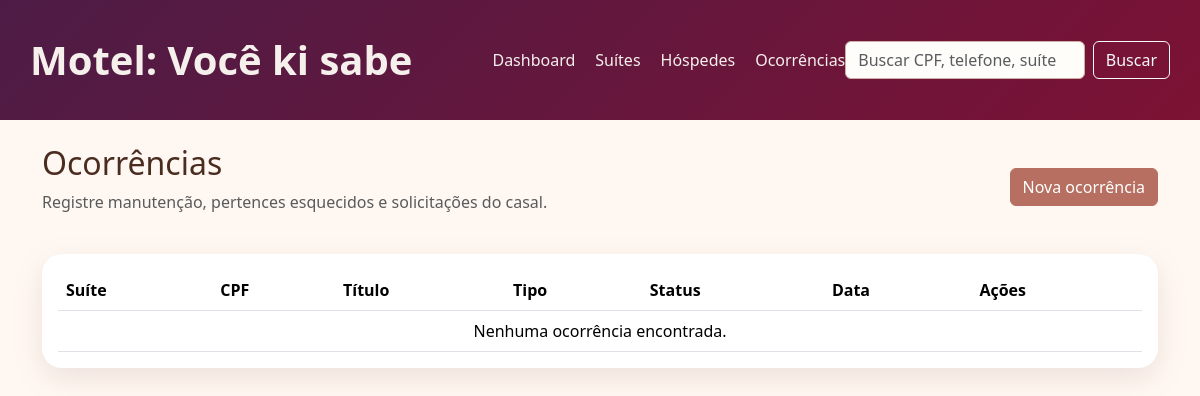
Page /index.php?page=ocorrencias on the earlier database version.
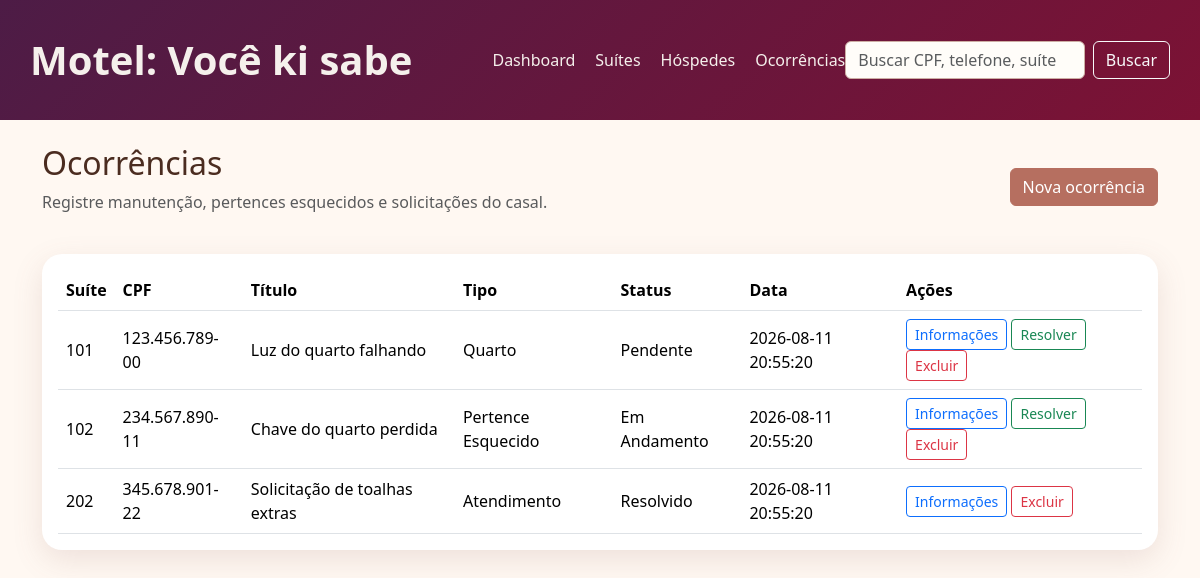
Same page on the later database version.
### tables this page shows
CREATE TABLE IF NOT EXISTS ocorrencias (
    id INT AUTO_INCREMENT PRIMARY KEY,
    apartamento_id INT NOT NULL,
    morador_id INT NULL,
    titulo VARCHAR(120) NOT NULL,
    descricao TEXT NOT NULL,
    tipo_ocorrencia ENUM('Quarto', 'Pertence Esquecido', 'Atendimento', 'Outros') DEFAULT 'Quarto',
    status ENUM('Pendente', 'Em Andamento', 'Resolvido') DEFAULT 'Pendente',
    data_registro DATETIME DEFAULT CURRENT_TIMESTAMP,
    CONSTRAINT fk_ocorrencia_apartamento
        FOREIGN KEY (apartamento_id)
        REFERENCES apartamentos(id)
        ON DELETE CASCADE
        ON UPDATE CASCADE,
    CONSTRAINT fk_ocorrencia_morador
        FOREIGN KEY (morador_id)
        REFERENCES moradores(id)
        ON DELETE SET NULL
        ON UPDATE CASCADE
);

CREATE TABLE IF NOT EXISTS apartamentos (
    id INT AUTO_INCREMENT PRIMARY KEY,
    numero VARCHAR(10) NOT NULL,
    bloco_andar VARCHAR(30) NOT NULL,
    categoria VARCHAR(50) DEFAULT 'Suíte Romântica',
    limite_hospedes INT NOT NULL DEFAULT 2,
    status ENUM('Disponivel', 'Ocupado') DEFAULT 'Disponivel',
    created_at TIMESTAMP DEFAULT CURRENT_TIMESTAMP
);

CREATE TABLE IF NOT EXISTS moradores (
    id INT AUTO_INCREMENT PRIMARY KEY,
    apartamento_id INT NOT NULL,
    cpf VARCHAR(14) NOT NULL,
    telefone VARCHAR(20) NOT NULL,
    created_at TIMESTAMP DEFAULT CURRENT_TIMESTAMP,
    CONSTRAINT fk_morador_apartamento
        FOREIGN KEY (apartamento_id)
        REFERENCES apartamentos(id)
        ON DELETE RESTRICT
        ON UPDATE CASCADE
);

### controllers/OcorrenciaController.php (called while the page is built, shortened)
<?php
require_once __DIR__ . '/../models/Ocorrencia.php';
class OcorrenciaController
{
    private Ocorrencia $model;
    public function __construct()
    {
        $this->model = new Ocorrencia();
    }
    public function index(): void
    {
        $ocorrencias = $this->model->all();
        require __DIR__ . '/../views/ocorrencias/index.php';
    }
}

### index.php (called while the page is built, shortened)
<?php
require_once __DIR__ . '/config/database.php';
require_once __DIR__ . '/models/Ocorrencia.php';
require_once __DIR__ . '/controllers/OcorrenciaController.php';
require_once __DIR__ . '/controllers/BuscaController.php';
$page = $_GET['page'] ?? 'dashboard';
$action = $_GET['action'] ?? 'index';
switch ($page) {
    case 'ocorrencias':
        $controller = new OcorrenciaController();
        break;
}
$method = $action;
$controller->{$method}();

### config/database.php (called while the page is built)
<?php
class Database
{
    private static ?PDO $connection = null;
    public static function connect(): PDO
    {
        if (self::$connection === null) {
            $host = '127.0.0.1';
            $db = 'db_suite_romantica';
            $user = 'root';
            $pass = '';
            $charset = 'utf8mb4';
            $dsn = "mysql:host={$host};dbname={$db};charset={$charset}";
            $options = [
                PDO::ATTR_ERRMODE => PDO::ERRMODE_EXCEPTION,
                PDO::ATTR_DEFAULT_FETCH_MODE => PDO::FETCH_ASSOC,
                PDO::ATTR_EMULATE_PREPARES => false,
            ];
            self::$connection = new PDO($dsn, $user, $pass, $options);
        }
        return self::$connection;
    }
}

### models/BaseModel.php (called while the page is built, shortened)
<?php
require_once __DIR__ . '/../config/database.php';
class BaseModel
{
    public function __construct()
    {
        $this->db = Database::connect();
    }
}

### models/Ocorrencia.php (called while the page is built, shortened)
<?php
require_once __DIR__ . '/BaseModel.php';
class Ocorrencia extends BaseModel
{
    public function all(): array
    {
        $sql = 'SELECT o.*, a.numero AS apartamento_numero, m.cpf AS morador_cpf FROM ocorrencias o JOIN apartamentos a ON o.apartamento_id = a.id LEFT JOIN moradores m ON o.morador_id = m.id ORDER BY o.data_registro DESC';
        $stmt = $this->db->query($sql);
        return $stmt->fetchAll();
    }
}

### views/ocorrencias/index.php (the view)
<?php require __DIR__ . '/../layout/header.php'; ?>
<div class="d-flex justify-content-between align-items-center mb-4">
    <div>
        <h2>Ocorrências</h2>
        <p class="text-muted">Registre manutenção, pertences esquecidos e solicitações do casal.</p>
    </div>
    <a href="index.php?page=ocorrencias&action=create" class="btn btn-primary">Nova ocorrência</a>
</div>
<div class="card p-3">
    <div class="table-responsive">
        <table class="table table-hover align-middle mb-0">
            <thead>
                <tr>
                    <th>Suíte</th>
                    <th>CPF</th>
                    <th>Título</th>
                    <th>Tipo</th>
                    <th>Status</th>
                    <th>Data</th>
                    <th>Ações</th>
                </tr>
            </thead>
            <tbody>
                <?php if (empty($ocorrencias)): ?>
                    <tr><td colspan="7" class="text-center">Nenhuma ocorrência encontrada.</td></tr>
                <?php endif; ?>
                <?php foreach ($ocorrencias as $ocorrencia): ?>
                    <tr>
                        <td><?php echo htmlspecialchars($ocorrencia['apartamento_numero']); ?></td>
                        <td><?php echo htmlspecialchars($ocorrencia['morador_cpf'] ?: '-'); ?></td>
                        <td><?php echo htmlspecialchars($ocorrencia['titulo']); ?></td>
                        <td><?php echo htmlspecialchars($ocorrencia['tipo_ocorrencia']); ?></td>
                        <td><?php echo htmlspecialchars($ocorrencia['status']); ?></td>
                        <td><?php echo htmlspecialchars($ocorrencia['data_registro']); ?></td>
                        <td>
                            <a href="index.php?page=ocorrencias&action=edit&id=<?php echo $ocorrencia['id']; ?>" class="btn btn-sm btn-outline-primary">Informações</a>
                            <?php if ($ocorrencia['status'] !== 'Resolvido'): ?>
                                <a href="index.php?page=ocorrencias&action=resolver&id=<?php echo $ocorrencia['id']; ?>" class="btn btn-sm btn-outline-success">Resolver</a>
                            <?php endif; ?>
                            <a href="index.php?page=ocorrencias&action=delete&id=<?php echo $ocorrencia['id']; ?>" class="btn btn-sm btn-outline-danger" onclick="return confirm('Deseja excluir esta ocorrência?');">Excluir</a>
                        </td>
                    </tr>
                <?php endforeach; ?>
            </tbody>
        </table>
    </div>
</div>
<?php require __DIR__ . '/../layout/footer.php'; ?>

Differences in the rows shown:
added ocorrencias: apartamento.numero "101", morador.cpf "123.456.789-00", titulo "Luz do quarto falhando", tipo_ocorrencia "Quarto", status "Pendente", data_registro "2026-08-11 20:55:20"
added ocorrencias: apartamento.numero "102", morador.cpf "234.567.890-11", titulo "Chave do quarto perdida", tipo_ocorrencia "Pertence Esquecido", status "Em Andamento", data_registro "2026-08-11 20:55:20"
added ocorrencias: apartamento.numero "202", morador.cpf "345.678.901-22", titulo "Solicitação de toalhas extras", tipo_ocorrencia "Atendimento", status "Resolvido", data_registro "2026-08-11 20:55:20"
Other differences:
text no longer shown: "Nenhuma ocorrência encontrada."
